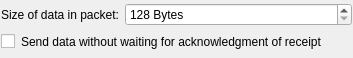
<?xml version="1.0" encoding="UTF-8"?>
<ui version="4.0">
 <class>InBandOptionsWidgetClass</class>
 <widget class="QWidget" name="InBandOptionsWidgetClass">
  <property name="geometry">
   <rect>
    <x>0</x>
    <y>0</y>
    <width>353</width>
    <height>58</height>
   </rect>
  </property>
  <layout class="QGridLayout" name="gridLayout">
   <property name="leftMargin">
    <number>1</number>
   </property>
   <property name="topMargin">
    <number>3</number>
   </property>
   <property name="rightMargin">
    <number>1</number>
   </property>
   <property name="bottomMargin">
    <number>3</number>
   </property>
   <property name="horizontalSpacing">
    <number>1</number>
   </property>
   <property name="verticalSpacing">
    <number>3</number>
   </property>
   <item row="0" column="0">
    <layout class="QHBoxLayout" name="horizontalLayout">
     <item>
      <widget class="QLabel" name="lblBlockSize">
       <property name="sizePolicy">
        <sizepolicy hsizetype="Preferred" vsizetype="Preferred">
         <horstretch>0</horstretch>
         <verstretch>0</verstretch>
        </sizepolicy>
       </property>
       <property name="text">
        <string>Size of data in packet:</string>
       </property>
       <property name="textFormat">
        <enum>Qt::PlainText</enum>
       </property>
       <property name="buddy">
        <cstring>spbBlockSize</cstring>
       </property>
      </widget>
     </item>
     <item>
      <widget class="QSpinBox" name="spbBlockSize">
       <property name="sizePolicy">
        <sizepolicy hsizetype="Expanding" vsizetype="Maximum">
         <horstretch>0</horstretch>
         <verstretch>0</verstretch>
        </sizepolicy>
       </property>
       <property name="suffix">
        <string> Bytes</string>
       </property>
       <property name="minimum">
        <number>128</number>
       </property>
       <property name="maximum">
        <number>10240</number>
       </property>
       <property name="singleStep">
        <number>32</number>
       </property>
      </widget>
     </item>
    </layout>
   </item>
   <item row="1" column="0">
    <layout class="QHBoxLayout" name="horizontalLayout_2">
     <item>
      <widget class="QCheckBox" name="chbDontWaitReceipt">
       <property name="sizePolicy">
        <sizepolicy hsizetype="Maximum" vsizetype="Fixed">
         <horstretch>0</horstretch>
         <verstretch>0</verstretch>
        </sizepolicy>
       </property>
       <property name="text">
        <string/>
       </property>
      </widget>
     </item>
     <item>
      <widget class="QLabel" name="label">
       <property name="sizePolicy">
        <sizepolicy hsizetype="Expanding" vsizetype="Maximum">
         <horstretch>0</horstretch>
         <verstretch>0</verstretch>
        </sizepolicy>
       </property>
       <property name="text">
        <string>Send data without waiting for acknowledgment of receipt</string>
       </property>
       <property name="wordWrap">
        <bool>true</bool>
       </property>
      </widget>
     </item>
    </layout>
   </item>
  </layout>
 </widget>
 <layoutdefault spacing="6" margin="11"/>
 <resources/>
 <connections/>
</ui>
